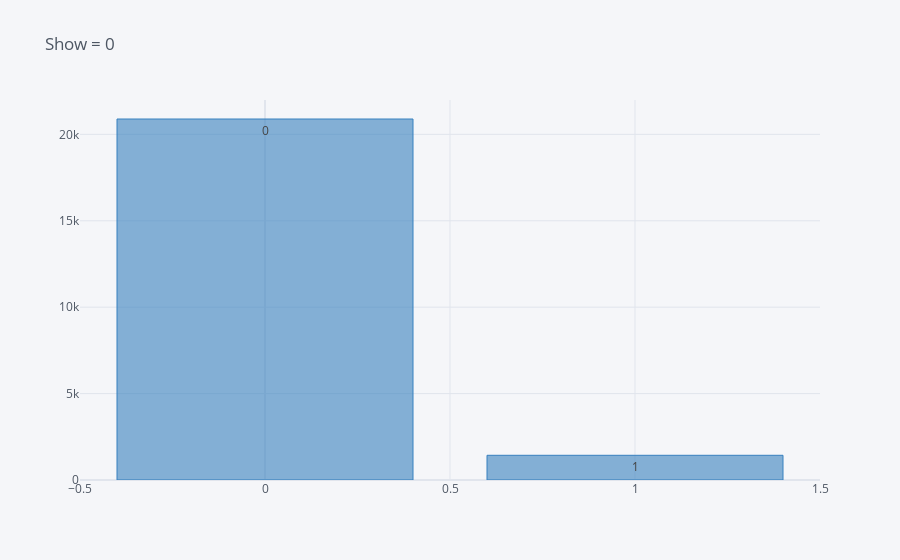

The notebook cell this image was saved under:
### Code cell
X.Diabetes.value_counts().iplot(kind='bar',text=['0', '1'], title='Show = 0',color=['blue'])

### Figure 1 — Plotly figure (JSON) as saved in the notebook; plotly's stock layout.template omitted (floating-point values rounded to 4 significant figures)
{"data": [{"marker": {"color": "rgba(55, 128, 191, 0.6)", "line": {"color": "rgba(55, 128, 191, 1.0)", "width": 1}}, "name": "Diabetes", "orientation": "v", "text": ["0", "1"], "type": "bar", "x": [0, 1], "y": [20889, 1430]}], "layout": {"legend": {"bgcolor": "#F5F6F9", "font": {"color": "#4D5663"}}, "paper_bgcolor": "#F5F6F9", "plot_bgcolor": "#F5F6F9", "title": {"font": {"color": "#4D5663"}, "text": "Show = 0"}, "xaxis": {"gridcolor": "#E1E5ED", "showgrid": true, "tickfont": {"color": "#4D5663"}, "title": {"font": {"color": "#4D5663"}, "text": ""}, "zerolinecolor": "#E1E5ED"}, "yaxis": {"gridcolor": "#E1E5ED", "showgrid": true, "tickfont": {"color": "#4D5663"}, "title": {"font": {"color": "#4D5663"}, "text": ""}, "zerolinecolor": "#E1E5ED"}}}
